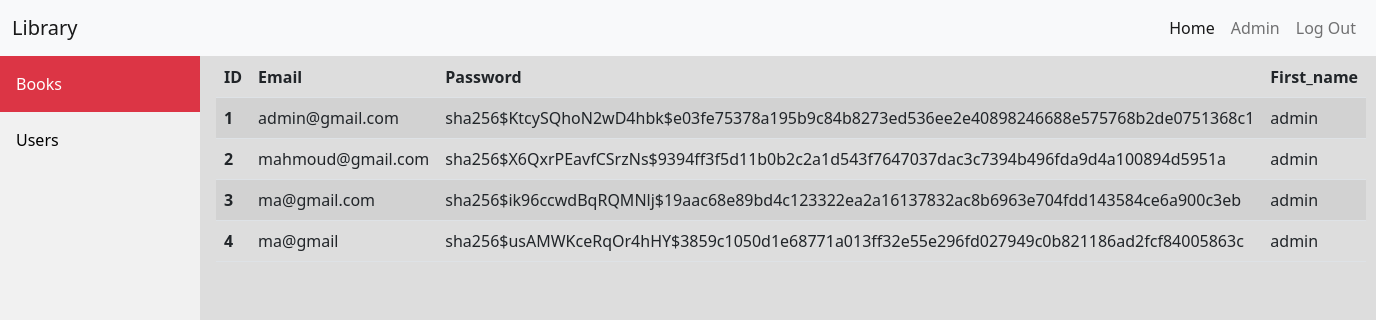
The app's page /admin/users (signed in) with its own data.
### website/models.py (models this page shows)
class User(db.Model, UserMixin):
    id = db.Column(db.Integer, primary_key=True)
    email = db.Column(db.String(150), unique=True)
    password = db.Column(db.String(150))
    first_name = db.Column(db.String(150))

### website/views.py (the view)
@views.route("/admin/users")
def display():
    user = User.query.order_by(User.id).all()
    return render_template("Admin/users.html", users_data=user, user=current_user, custom_css="admin")

### website/__init__.py (called while the page is built)
def create_app():
    app = Flask(__name__)
    UPLOAD_FOLDER = "static/uploads"
    app.config['SECRET_KEY'] = 'secretkey'
    app.config['UPLOAD_FOLDER'] = UPLOAD_FOLDER
    app.config['SQLALCHEMY_DATABASE_URI'] = f'sqlite:///{DB_NAME}'
    db.init_app(app)
    from .views import views
    from .auth import auth
    app.register_blueprint(views, url_prefix='/')
    app.register_blueprint(auth, url_prefix='/')
    from .models import User
    create_database(app)
    login_manager = LoginManager()
    login_manager.login_view = 'auth.login'
    login_manager.init_app(app)
    @login_manager.user_loader
    def load_user(id):
        return User.query.get(int(id))
    return app

### website/templates/Admin/users.html
{% extends 'Admin/admin_base.html' %}
{% block admin %}
<div class="content">
    <table class="table table-striped">
        <thead>
            <tr>
                <th scope="col">ID</th>
                <th scope="col">Email</th>
                <th scope="col">Password</th>
                <th scope="col">First_name</th>
            </tr>
        </thead>
        <tbody>
            {% for User in users_data %}
            <tr>
                <th scope="row">{{ User.id }}</th>
                <td>{{ User.email }} </td>
                <td>{{ User.password }}</td>
                <td>{{ user.first_name }}</td>
            </tr>
            {% endfor %}
        </tbody>
    </table>
</div>
{% endblock %}

### website/static/css/main.css (style rules this page uses)
* { box-sizing: border-box; }
body { background-color: #DDD; }

### website/static/css/admin.css (style rules this page uses)
div.content { margin-left: 200px; padding: 1px 16px; height: 1000px; }

### records on screen
User: id "1", email "admin@gmail.com", password "sha256$KtcySQhoN2wD4hbk$e03fe75378a195b9c84b8273ed536ee2e40898246688e575768b2de0751368c1", first_name "admin"
User: id "2", email "mahmoud@gmail.com", password "sha256$X6QxrPEavfCSrzNs$9394ff3f5d11b0b2c2a1d543f7647037dac3c7394b496fda9d4a100894d5951a"
User: id "3", email "ma@gmail.com", password "sha256$ik96ccwdBqRQMNlj$19aac68e89bd4c123322ea2a16137832ac8b6963e704fdd143584ce6a900c3eb"
User: id "4", email "ma@gmail", password "sha256$usAMWKceRqOr4hHY$3859c1050d1e68771a013ff32e55e296fd027949c0b821186ad2fcf84005863c"
